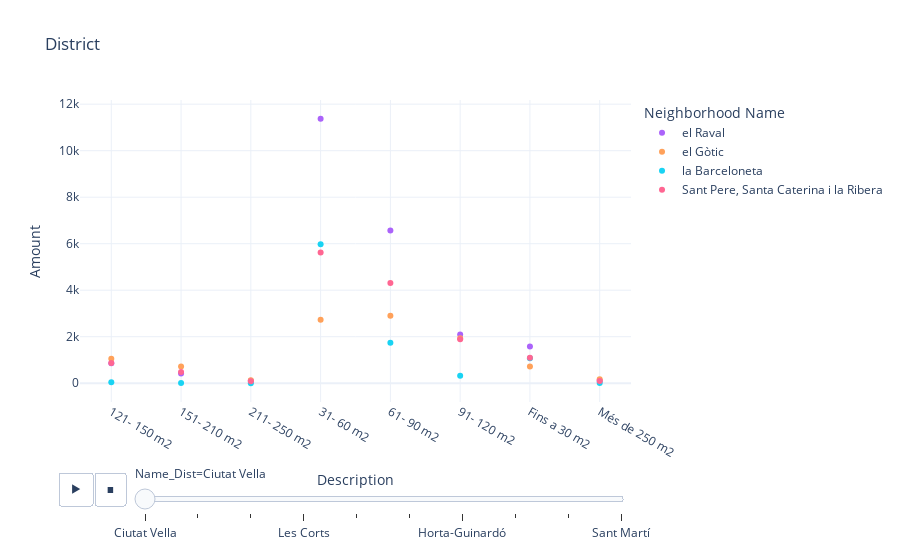

Here is the notebook cell this chart was saved with:
### Code cell
fig = px.scatter(house_area_2019, x='Description', y='Amount', title="District", animation_frame="Name_Dist",
                     color_discrete_map=color_dict, color="Name_NBHD",  template="plotly_white",
                     labels={'Name_NBHD':'Neighborhood Name'})
fig.show()

### Figure 1 — Plotly figure (JSON) as saved in the notebook; plotly's stock layout.template omitted (floating-point values rounded to 4 significant figures)
{"data": [{"hovertemplate": "Neighborhood Name=el Raval<br>Name_Dist=Ciutat Vella<br>Description=%{x}<br>Amount=%{y}<extra></extra>", "legendgroup": "el Raval", "marker": {"color": "#ab63fa", "symbol": "circle"}, "mode": "markers", "name": "el Raval", "orientation": "v", "showlegend": true, "type": "scatter", "x": ["121- 150 m2", "151- 210 m2", "211- 250 m2", "31- 60 m2", "61- 90 m2", "91- 120 m2", "Fins a 30 m2", "Més de 250 m2"], "xaxis": "x", "y": [861, 420, 103, 11369, 6568, 2097, 1583, 111], "yaxis": "y"}, {"hovertemplate": "Neighborhood Name=el Gòtic<br>Name_Dist=Ciutat Vella<br>Description=%{x}<br>Amount=%{y}<extra></extra>", "legendgroup": "el Gòtic", "marker": {"color": "#FFA15A", "symbol": "circle"}, "mode": "markers", "name": "el Gòtic", "orientation": "v", "showlegend": true, "type": "scatter", "x": ["121- 150 m2", "151- 210 m2", "211- 250 m2", "31- 60 m2", "61- 90 m2", "91- 120 m2", "Fins a 30 m2", "Més de 250 m2"], "xaxis": "x", "y": [1050, 716, 128, 2725, 2899, 1929, 715, 170], "yaxis": "y"}, {"hovertemplate": "Neighborhood Name=la Barceloneta<br>Name_Dist=Ciutat Vella<br>Description=%{x}<br>Amount=%{y}<extra></extra>", "legendgroup": "la Barceloneta", "marker": {"color": "#19d3f3", "symbol": "circle"}, "mode": "markers", "name": "la Barceloneta", "orientation": "v", "showlegend": true, "type": "scatter", "x": ["121- 150 m2", "151- 210 m2", "211- 250 m2", "31- 60 m2", "61- 90 m2", "91- 120 m2", "Fins a 30 m2", "Més de 250 m2"], "xaxis": "x", "y": [41, 9, 3, 5972, 1736, 319, 1073, 7], "yaxis": "y"}, {"hovertemplate": "Neighborhood Name=Sant Pere, Santa Caterina i la Ribera<br>Name_Dist=Ciutat Vella<br>Description=%{x}<br>Amount=%{y}<extra></extra>", "legendgroup": "Sant Pere, Santa Caterina i la Ribera", "marker": {"color": "#FF6692", "symbol": "circle"}, "mode": "markers", "name": "Sant Pere, Santa Caterina i la Ribera", "orientation": "v", "showlegend": true, "type": "scatter", "x": ["121- 150 m2", "151- 210 m2", "211- 250 m2", "31- 60 m2", "61- 90 m2", "91- 120 m2", "Fins a 30 m2", "Més de 250 m2"], "xaxis": "x", "y": [870, 479, 89, 5621, 4314, 1887, 1099, 93], "yaxis": "y"}], "layout": {"legend": {"title": {"text": "Neighborhood Name"}, "tracegroupgap": 0}, "sliders": [{"active": 0, "currentvalue": {"prefix": "Name_Dist="}, "len": 0.9, "pad": {"b": 10, "t": 60}, "steps": [{"args": [["Ciutat Vella"], {"frame": {"duration": 0, "redraw": false}, "fromcurrent": true, "mode": "immediate", "transition": {"duration": 0, "easing": "linear"}}], "label": "Ciutat Vella", "method": "animate"}, {"args": [["Eixample"], {"frame": {"duration": 0, "redraw": false}, "fromcurrent": true, "mode": "immediate", "transition": {"duration": 0, "easing": "linear"}}], "label": "Eixample", "method": "animate"}, {"args": [["Sants-Montjuïc"], {"frame": {"duration": 0, "redraw": false}, "fromcurrent": true, "mode": "immediate", "transition": {"duration": 0, "easing": "linear"}}], "label": "Sants-Montjuïc", "method": "animate"}, {"args": [["Les Corts"], {"frame": {"duration": 0, "redraw": false}, "fromcurrent": true, "mode": "immediate", "transition": {"duration": 0, "easing": "linear"}}], "label": "Les Corts", "method": "animate"}, {"args": [["Sarrià-Sant Gervasi"], {"frame": {"duration": 0, "redraw": false}, "fromcurrent": true, "mode": "immediate", "transition": {"duration": 0, "easing": "linear"}}], "label": "Sarrià-Sant Gervasi", "method": "animate"}, {"args": [["Gràcia"], {"frame": {"duration": 0, "redraw": false}, "fromcurrent": true, "mode": "immediate", "transition": {"duration": 0, "easing": "linear"}}], "label": "Gràcia", "method": "animate"}, {"args": [["Horta-Guinardó"], {"frame": {"duration": 0, "redraw": false}, "fromcurrent": true, "mode": "immediate", "transition": {"duration": 0, "easing": "linear"}}], "label": "Horta-Guinardó", "method": "animate"}, {"args": [["Nou Barris"], {"frame": {"duration": 0, "redraw": false}, "fromcurrent": true, "mode": "immediate", "transition": {"duration": 0, "easing": "linear"}}], "label": "Nou Barris", "method": "animate"}, {"args": [["Sant Andreu"], {"frame": {"duration": 0, "redraw": false}, "fromcurrent": true, "mode": "immediate", "transition": {"duration": 0, "easing": "linear"}}], "label": "Sant Andreu", "method": "animate"}, {"args": [["Sant Martí"], {"frame": {"duration": 0, "redraw": false}, "fromcurrent": true, "mode": "immediate", "transition": {"duration": 0, "easing": "linear"}}], "label": "Sant Martí", "method": "animate"}], "x": 0.1, "xanchor": "left", "y": 0, "yanchor": "top"}], "title": {"text": "District"}, "updatemenus": [{"buttons": [{"args": [null, {"frame": {"duration": 500, "redraw": false}, "fromcurrent": true, "mode": "immediate", "transition": {"duration": 500, "easing": "linear"}}], "label": "&#9654;", "method": "animate"}, {"args": [[null], {"frame": {"duration": 0, "redraw": false}, "fromcurrent": true, "mode": "immediate", "transition": {"duration": 0, "easing": "linear"}}], "label": "&#9724;", "method": "animate"}], "direction": "left", "pad": {"r": 10, "t": 70}, "showactive": false, "type": "buttons", "x": 0.1, "xanchor": "right", "y": 0, "yanchor": "top"}], "xaxis": {"anchor": "y", "domain": [0, 1], "title": {"text": "Description"}}, "yaxis": {"anchor": "x", "domain": [0, 1], "title": {"text": "Amount"}}}}
